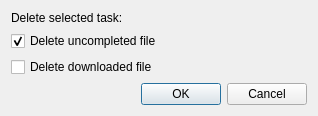
<?xml version="1.0" encoding="UTF-8"?>
<ui version="4.0">
 <class>deleteTask</class>
 <widget class="QDialog" name="deleteTask">
  <property name="geometry">
   <rect>
    <x>0</x>
    <y>0</y>
    <width>318</width>
    <height>116</height>
   </rect>
  </property>
  <property name="windowTitle">
   <string>Delete task</string>
  </property>
  <layout class="QVBoxLayout" name="verticalLayout">
   <item>
    <widget class="QLabel" name="label">
     <property name="text">
      <string>Delete selected task:</string>
     </property>
    </widget>
   </item>
   <item>
    <widget class="QCheckBox" name="deleteUncompletedCheckBox">
     <property name="text">
      <string>Delete uncompleted file</string>
     </property>
     <property name="checked">
      <bool>true</bool>
     </property>
    </widget>
   </item>
   <item>
    <widget class="QCheckBox" name="deleteDownloadedCheckBox">
     <property name="text">
      <string>Delete downloaded file</string>
     </property>
    </widget>
   </item>
   <item>
    <widget class="QDialogButtonBox" name="buttonBox">
     <property name="standardButtons">
      <set>QDialogButtonBox::Cancel|QDialogButtonBox::Ok</set>
     </property>
    </widget>
   </item>
  </layout>
 </widget>
 <resources/>
 <connections>
  <connection>
   <sender>buttonBox</sender>
   <signal>rejected()</signal>
   <receiver>deleteTask</receiver>
   <slot>reject()</slot>
   <hints>
    <hint type="sourcelabel">
     <x>158</x>
     <y>94</y>
    </hint>
    <hint type="destinationlabel">
     <x>158</x>
     <y>57</y>
    </hint>
   </hints>
  </connection>
  <connection>
   <sender>buttonBox</sender>
   <signal>accepted()</signal>
   <receiver>deleteTask</receiver>
   <slot>accept()</slot>
   <hints>
    <hint type="sourcelabel">
     <x>158</x>
     <y>94</y>
    </hint>
    <hint type="destinationlabel">
     <x>158</x>
     <y>57</y>
    </hint>
   </hints>
  </connection>
 </connections>
</ui>
